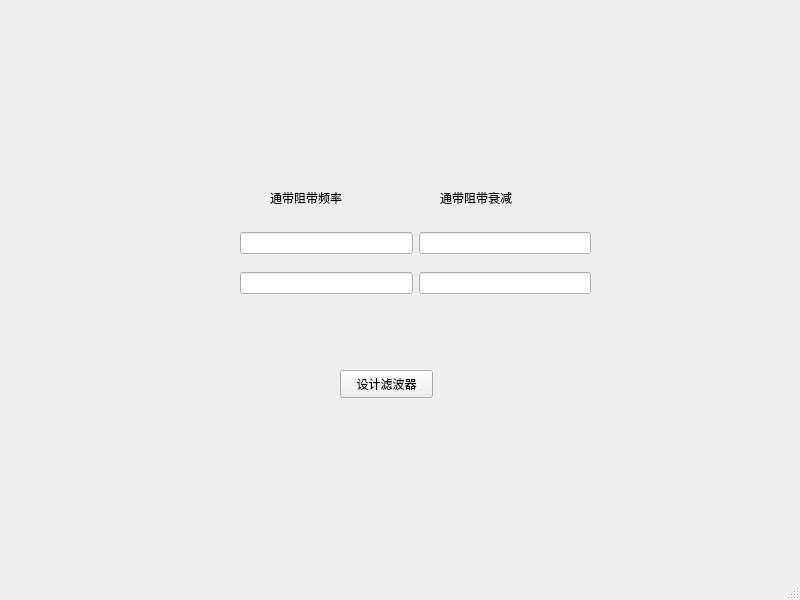
<?xml version="1.0" encoding="UTF-8"?>
<ui version="4.0">
 <class>MainWindow</class>
 <widget class="QMainWindow" name="MainWindow">
  <property name="geometry">
   <rect>
    <x>0</x>
    <y>0</y>
    <width>800</width>
    <height>600</height>
   </rect>
  </property>
  <property name="windowTitle">
   <string>MainWindow</string>
  </property>
  <widget class="QWidget" name="centralwidget">
   <widget class="QLabel" name="label">
    <property name="geometry">
     <rect>
      <x>270</x>
      <y>190</y>
      <width>101</width>
      <height>16</height>
     </rect>
    </property>
    <property name="text">
     <string>通带阻带频率</string>
    </property>
   </widget>
   <widget class="QLabel" name="label_2">
    <property name="geometry">
     <rect>
      <x>440</x>
      <y>190</y>
      <width>121</width>
      <height>16</height>
     </rect>
    </property>
    <property name="text">
     <string>通带阻带衰减</string>
    </property>
   </widget>
   <widget class="QPushButton" name="pushButton">
    <property name="geometry">
     <rect>
      <x>340</x>
      <y>370</y>
      <width>93</width>
      <height>28</height>
     </rect>
    </property>
    <property name="text">
     <string>设计滤波器</string>
    </property>
   </widget>
   <widget class="QWidget" name="">
    <property name="geometry">
     <rect>
      <x>240</x>
      <y>220</y>
      <width>351</width>
      <height>88</height>
     </rect>
    </property>
    <layout class="QGridLayout" name="gridLayout">
     <item row="1" column="0">
      <widget class="QLineEdit" name="lineEdit_2"/>
     </item>
     <item row="0" column="1">
      <widget class="QLineEdit" name="lineEdit_3"/>
     </item>
     <item row="1" column="1">
      <widget class="QLineEdit" name="lineEdit_4"/>
     </item>
     <item row="0" column="0">
      <widget class="QLineEdit" name="lineEdit"/>
     </item>
    </layout>
   </widget>
  </widget>
  <widget class="QMenuBar" name="menubar">
   <property name="geometry">
    <rect>
     <x>0</x>
     <y>0</y>
     <width>800</width>
     <height>26</height>
    </rect>
   </property>
  </widget>
  <widget class="QStatusBar" name="statusbar"/>
 </widget>
 <resources/>
 <connections/>
</ui>
